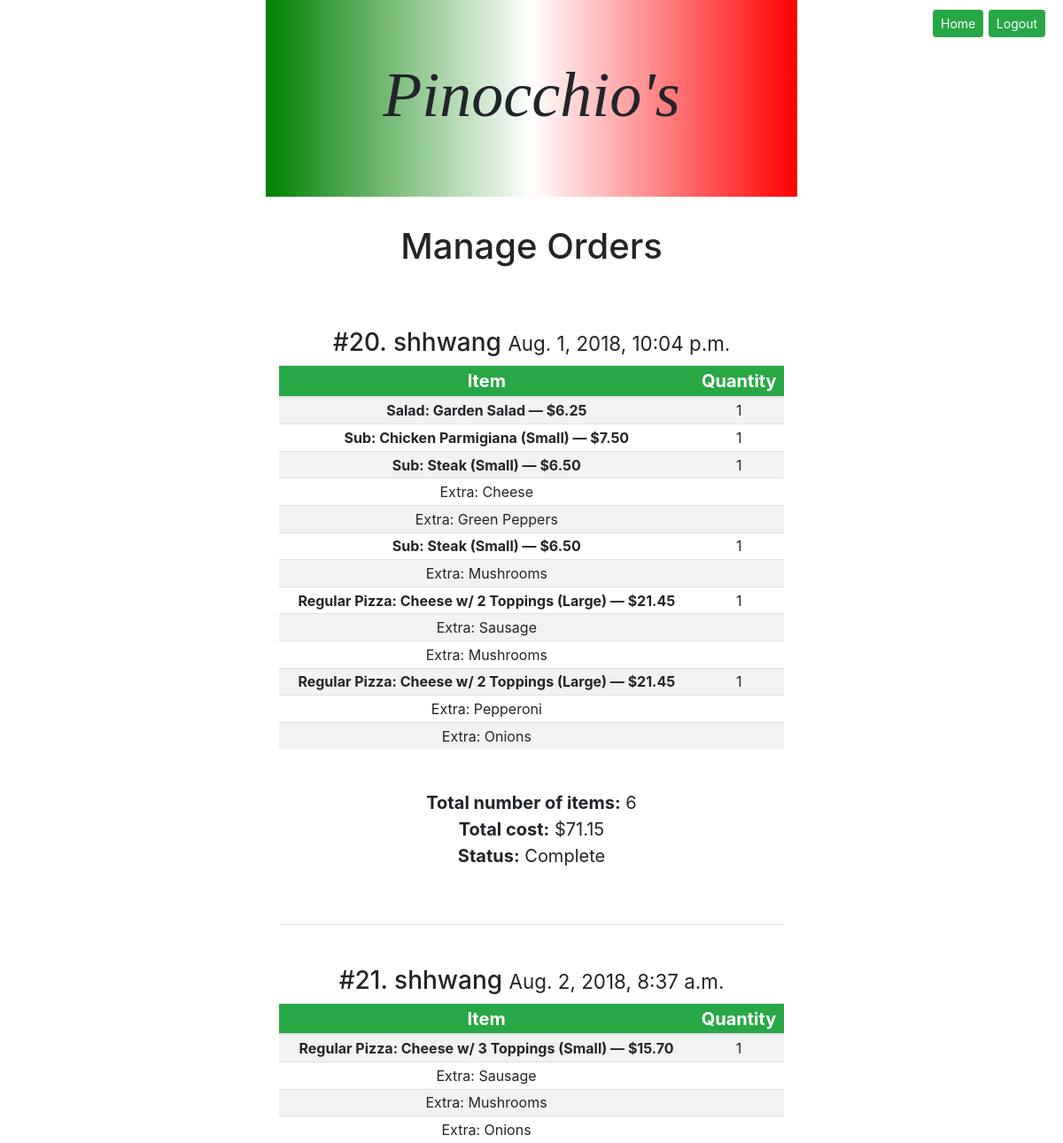
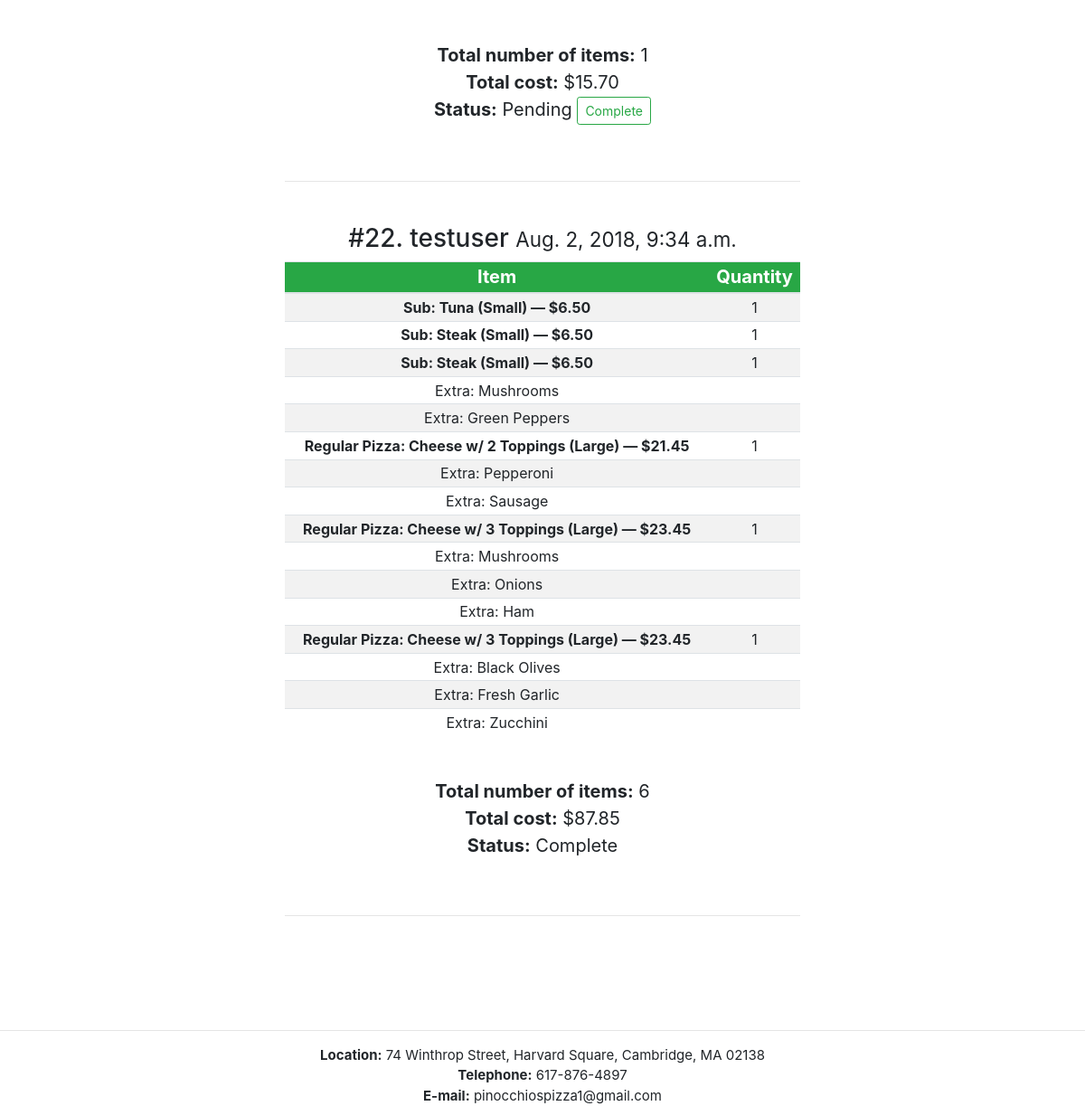
The page /manageorders (signed in) on the database its author committed (2 pictures, top to bottom).
### orders/models.py (models this page shows, shortened)
class Order(models.Model):
    STATUS_CHOICES = (
        ("Pending", "Pending"),
        ("Complete", "Complete")
    )
    user = models.ForeignKey(User, on_delete=models.CASCADE, related_name = "orders")
    created = models.DateTimeField(auto_now_add=True)
    count = models.PositiveIntegerField(default=0)
    total = models.DecimalField(max_digits=7, default=0, decimal_places=2)
    status = models.CharField(max_length=10, choices=STATUS_CHOICES, default="Pending")

class OrderEntry(models.Model):
    item = models.ForeignKey(Menu, on_delete=models.CASCADE)
    order = models.ForeignKey(Order, on_delete=models.CASCADE)
    quantity = models.PositiveIntegerField(default=0)
    class Meta:
        verbose_name = 'Order Entry'
        verbose_name_plural = 'Order Entries'

class Menu(models.Model):
    FOOD_CHOICES = (
        ('RegularPizza', 'Regular Pizza'),
        ('SicilianPizza', 'Sicilian Pizza'),
        ("Sub", 'Sub'),
        ("Salad", 'Salad'),
        ("Pasta", 'Pasta'),
        ("DinnerPlatter", 'Dinner Platter')
    )
    SIZE_CHOICES = (
        ("Small", "Small"),
        ("Large", "Large")
    )
    category = models.CharField(max_length=20, choices=FOOD_CHOICES)
    name = models.CharField(max_length=200)
    size = models.CharField(max_length=6, choices=SIZE_CHOICES, null=True, blank=True)
    topping = models.PositiveIntegerField(default=0)
    price = models.DecimalField(max_digits=5, decimal_places=2)
    def __str__(self):
        if self.size is not None:
            return f"{self.get_category_display()}: {self.name} ({self.size}) — ${self.price}"
        else:
            return f"{self.get_category_display()}: {self.name} — ${self.price}"

class SubTopping_OrderEntry(models.Model):
    orderentry = models.ForeignKey(OrderEntry, on_delete=models.CASCADE)
    topping = models.ForeignKey(SubTopping, on_delete=models.CASCADE, related_name="order_topping")
    class Meta:
        verbose_name = 'Sub Topping Order Entry'
        verbose_name_plural = 'Sub Topping Order Entries'

class SubTopping(models.Model):
    name=models.CharField(max_length=50)
    price=models.DecimalField(max_digits=4, default=0.50, decimal_places=2)
    class Meta:
        verbose_name = "Sub Topping"
        verbose_name_plural = "Sub Toppings"
    def __str__(self):
        return f"{self.name}"

class PizzaTopping_OrderEntry(models.Model):
    orderentry = models.ForeignKey(OrderEntry, on_delete=models.CASCADE)
    topping = models.ForeignKey(PizzaTopping, on_delete=models.CASCADE, related_name="order_topping")
    class Meta:
        verbose_name = 'Pizza Topping Order Entry'
        verbose_name_plural = 'Pizza Topping Order Entries'

class PizzaTopping(models.Model):
    name=models.CharField(max_length=50)
    class Meta:
        verbose_name = "Pizza Topping"
        verbose_name_plural = "Pizza Toppings"
    def __str__(self):
        return f"{self.name}"

### orders/views.py (the view)
# urls.py: path("manageorders", views.manage_orders_view, name="manageorders"),
def manage_orders_view(request):
    if not request.user.is_authenticated:
        return HttpResponseRedirect(reverse("index"))
    elif not request.user.is_superuser:
        return render(request, "orders/error.html", {"message": "Only admins can access this page."})
    else:
        orders = Order.objects.all()
        orderentry = OrderEntry.objects.filter(order__in = orders)
        pztoppingentry = PizzaTopping_OrderEntry.objects.filter(orderentry__in = orderentry)
        subtoppingentry = SubTopping_OrderEntry.objects.filter(orderentry__in = orderentry)
        context = {
            "orders": orders,
            "orderentry": orderentry,
            "pztoppingentry": pztoppingentry,
            "subtoppingentry": subtoppingentry
        }
        return render(request, "orders/manageorders.html", context)

### orders/templates/orders/manageorders.html (shortened to what this page needs)
{% extends "orders/base.html" %}
{% block heading %}
    Manage Orders
{% endblock %}
{% block body %}
<form action="{% url 'orderstatus_change' %}" method="post">
    {% for order in orders %}
        <br><h3>#{{ order.id }}. {{ order.user }} <small>{{ order.created }}</small></h3>
        <table class="table table-sm table-striped">
            <thead class="bg-success">
                <tr>
                    <th scope="col">Item</th>
                    <th scope="col">Quantity</th>
                </tr>
            </thead>
            <tbody>
            {% for entry in orderentry %}
                {% if entry.order == order %}
                    <tr>
                        <th scope="row">{{ entry.item }}</th>
                        <td>{{ entry.quantity }}</td>
                    </tr>
                    {% for pz in pztoppingentry %}
                        {% if pz.orderentry == entry %}
                            <tr>
                                <td>Extra: {{ pz.topping }}</td>
                                <td></td>
                            </tr>
                        {% endif %}
                    {% endfor %}
                    {% for sub in subtoppingentry %}
                        {% if sub.orderentry == entry %}
                            <tr>
                                <td>Extra: {{ sub.topping }}</td>
                                <td></td>
                            </tr>
                        {% endif %}
                    {% endfor %}
                {% endif %}
            {% endfor %}
            </tbody>
        </table>
    <br>
<ul>
    <li><b>Total number of items:</b> {{ order.count }}</li>
    <li><b>Total cost:</b> ${{ order.total }} </li>
    {% if order.status == "Pending" %}
        <li> <b>Status:</b> {{ order.status }} <button class = "btn btn-sm btn-outline-success" type="submit" name="complete" value="{{ order.id }}">Complete</button></li>
    {% else %}
        <li> <b>Status:</b> {{ order.status }}</li>
    {% endif %}
</ul>
<br><hr>
{% endfor %}
<div id="navfloat">
    <a class="btn btn-success btn-sm" href="{% url 'index' %}" role="button">Home</a>
    <a class="btn btn-success btn-sm" href="{% url 'logout' %}" role="button">Logout</a>
</div>
{% endblock %}

### orders/static/orders/style.css (style rules this page uses)
body { max-width: 2000px; margin: auto; font-size: 20px; }
div { text-align: center; margin: auto; }
form { display: block; }
ul { list-style-type: none; padding-left: 0; }
#navfloat { position: fixed; top: 10px; right: 20px; }
thead { font-size: 20px; color: white; }
table { text-align:center; }

### rows shown on the page
Order: id "20", user "shhwang", created "Aug. 1, 2018, 10:04 p.m.", count "6", total "71.15", status "Complete"
OrderEntry: item "Salad: Garden Salad — $6.25", quantity "1"
OrderEntry: item "Sub: Chicken Parmigiana (Small) — $7.50", quantity "1"
OrderEntry: item "Sub: Steak (Small) — $6.50", quantity "1"
SubTopping_OrderEntry: topping "Cheese"
SubTopping_OrderEntry: topping "Green Peppers"
OrderEntry: item "Sub: Steak (Small) — $6.50", quantity "1"
SubTopping_OrderEntry: topping "Mushrooms"
OrderEntry: item "Regular Pizza: Cheese w/ 2 Toppings (Large) — $21.45", quantity "1"
PizzaTopping_OrderEntry: topping "Sausage"
PizzaTopping_OrderEntry: topping "Mushrooms"
OrderEntry: item "Regular Pizza: Cheese w/ 2 Toppings (Large) — $21.45", quantity "1"
PizzaTopping_OrderEntry: topping "Pepperoni"
PizzaTopping_OrderEntry: topping "Onions"
Order: id "21", user "shhwang", created "Aug. 2, 2018, 8:37 a.m.", count "1", total "15.70", status "Pending"
OrderEntry: item "Regular Pizza: Cheese w/ 3 Toppings (Small) — $15.70", quantity "1"
PizzaTopping_OrderEntry: topping "Sausage"
PizzaTopping_OrderEntry: topping "Mushrooms"
PizzaTopping_OrderEntry: topping "Onions"
Order: id "22", user "testuser", created "Aug. 2, 2018, 9:34 a.m.", count "6", total "87.85", status "Complete"
OrderEntry: item "Sub: Tuna (Small) — $6.50", quantity "1"
OrderEntry: item "Sub: Steak (Small) — $6.50", quantity "1"
OrderEntry: item "Sub: Steak (Small) — $6.50", quantity "1"
SubTopping_OrderEntry: topping "Mushrooms"
SubTopping_OrderEntry: topping "Green Peppers"
OrderEntry: item "Regular Pizza: Cheese w/ 2 Toppings (Large) — $21.45", quantity "1"
PizzaTopping_OrderEntry: topping "Pepperoni"
PizzaTopping_OrderEntry: topping "Sausage"
OrderEntry: item "Regular Pizza: Cheese w/ 3 Toppings (Large) — $23.45", quantity "1"
PizzaTopping_OrderEntry: topping "Mushrooms"
PizzaTopping_OrderEntry: topping "Onions"
PizzaTopping_OrderEntry: topping "Ham"
OrderEntry: item "Regular Pizza: Cheese w/ 3 Toppings (Large) — $23.45", quantity "1"
PizzaTopping_OrderEntry: topping "Black Olives"
PizzaTopping_OrderEntry: topping "Fresh Garlic"
PizzaTopping_OrderEntry: topping "Zucchini"
